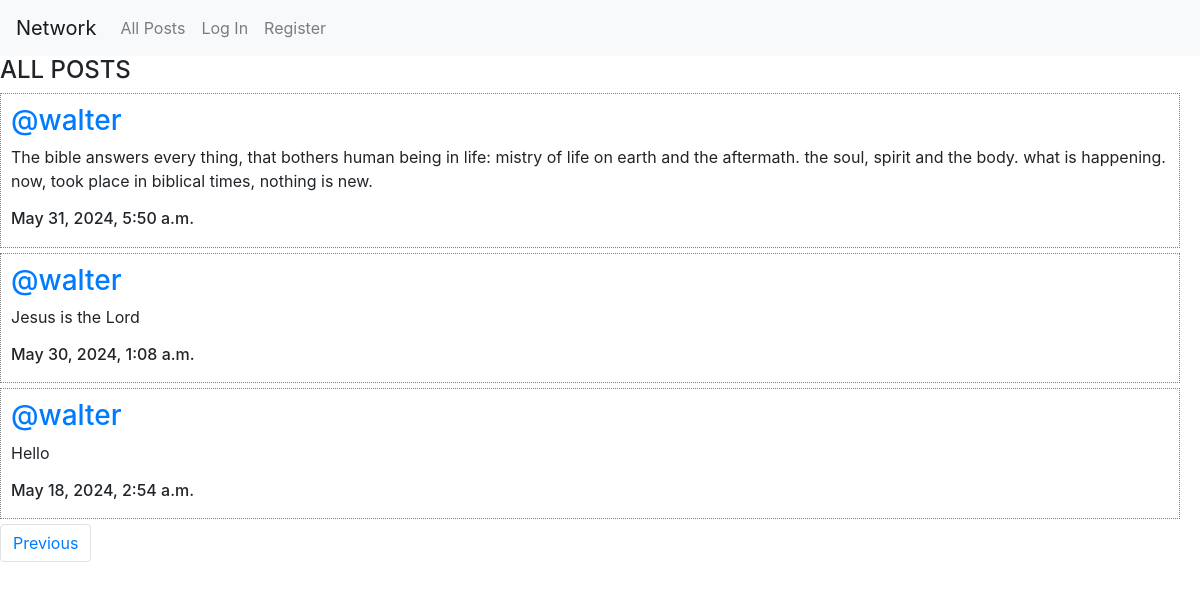
Screenshot of /?page=2 with the database file from the repository.
### network/models.py (models this page shows, shortened)
class Post(models.Model):
    user = models.ForeignKey(User, on_delete=models.CASCADE, related_name= "sender")
    information = models.CharField(max_length= 165)
    date = models.DateTimeField(auto_now_add= True)

class User(AbstractUser):
    pass

### network/views.py (the view)
# urls.py: path("", views.index, name="index"),
def index(request):
    all_posts = Post.objects.all().order_by("id").reverse()
    paginator= Paginator(all_posts, 10)
    page_number= request.GET.get('page')
    page_posts= paginator.get_page(page_number)
    all_liked_posts= Like.objects.all()
    individual_likes= []
    try:
        for liked_post in all_liked_posts:
            if liked_post.user.id == request.user.id:
                individual_likes.append(liked_post.post.id)
    except:
        individual_likes= []
    return render(request, "network/index.html", {
        "all_posts": all_posts,
        "page_posts":page_posts,
        "individual_likes":individual_likes,
    })

### network/templates/network/index.html (shortened to what this page needs)
{% extends "network/layout.html" %}
{% load static %}
{% block body %}
    <h4>ALL POSTS</h4>
    <div class= "allPosts">
        {% for post in page_posts %}
            <div class= "post_2">
                <h3 class="username"><a href="{% url 'profile' user_id=post.user.id %}">@{{post.user}}</a></h3>
        <p class="information" id="information{{post.id}}">{{post.information}}</p>
                <h6 class="date">{{post.date}}</h6>
            </div>
        {% endfor %}
    </div>
            <nav aria-label= "Page navigation example">
                <ul class="pagination">
                    {%  if page_posts.has_previous%}
                        <li class="page-item"><a class="page-link" href="?page={{page_posts.previous_page_number}}">Previous</a></li>
                    {% endif %}
                </ul>
            </nav>
{% endblock %}

### network/static/network/style.css (style rules this page uses)
.post_2 { border: 1px dotted grey; margin-top:5px; margin-bottom:5px; display:flex; justify-content:center; flex-direction:column;margin-right:20px; padding:10px; }

### rows the page displays
Post: user "walter", information "The bible answers every thing, that bothers human being in life: mistry of life on earth and the aftermath. the soul, spirit and the body. what is happening. now, took place in biblical times, nothing is new.", date "May 31, 2024, 5:50 a.m."
Post: user "walter", information "Jesus is the Lord", date "May 30, 2024, 1:08 a.m."
Post: user "walter", information "Hello", date "May 18, 2024, 2:54 a.m."
